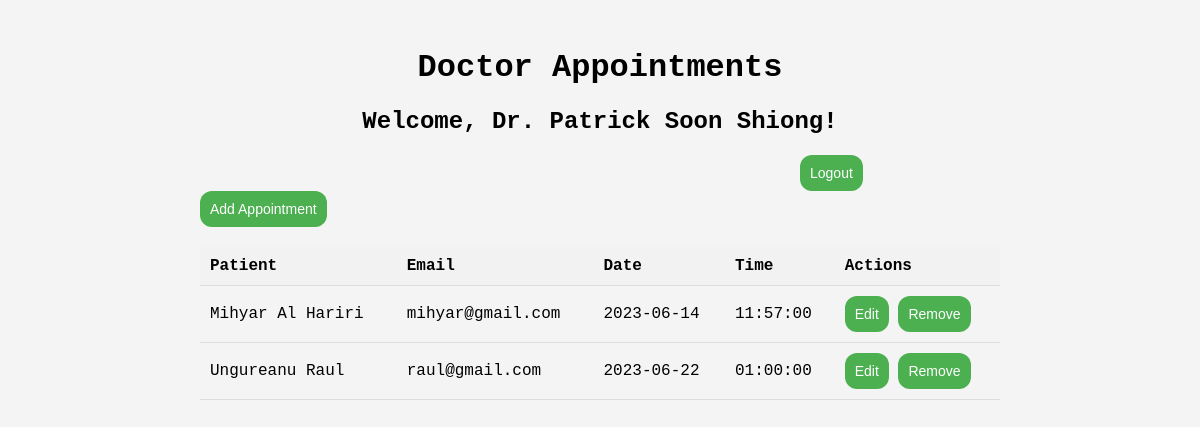
/doctor_appointments.php (signed in), run on the app's committed database.
### tables this page shows
CREATE TABLE `Appointments` (
  `id` int(11) NOT NULL,
  `doctor_name` varchar(255) NOT NULL,
  `patient_name` varchar(255) NOT NULL,
  `email` varchar(255) NOT NULL,
  `date` date NOT NULL,
  `time` time NOT NULL
);

### doctor_appointments.php (the view, shortened to what this page needs)
<?php
$doctorId = $_SESSION["user"]["id"];
$hostName = "localhost";
$dbUser = "root";
$dbPassword = "";
$dbName = "WDFP";
$conn = mysqli_connect($hostName, $dbUser, $dbPassword, $dbName);
function fetchAppointments($conn, $doctorId) {
    $appointments = array();
    $sql = "SELECT * FROM appointments WHERE doctor_name = '$doctorId'";
    $result = mysqli_query($conn, $sql);
    if ($result) {
        while ($row = mysqli_fetch_assoc($result)) {
            $appointments[] = $row;
        }
    } else {
        die("Error executing query: " . mysqli_error($conn));
    }
    return $appointments;
}
$appointments = fetchAppointments($conn, $doctorId);
?>
<!DOCTYPE html>
<html>
<head>
</head>
<body>
<div class="container">
    <h1>Doctor Appointments</h1>
    <h2>Welcome, <?php echo $_SESSION["user"]["full_name"]; ?>!</h2>
    <form method="POST" action="logout.php">
            <input id="logout" type="submit" value="Logout">
        </form>
    <div class="dropdown">
        <button class="dropbtn">Add Appointment</button>
    </div>
    <table>
        <tr>
            <th>Patient</th>
            <th>Email</th>
            <th>Date</th>
            <th>Time</th>
            <th>Actions</th>
        </tr>
        <?php foreach ($appointments as $appointment) { ?>
            <tr>
                <td><?php echo $appointment["patient_name"]; ?></td>
                <td><?php echo $appointment["email"]; ?></td>
                <td><?php echo $appointment["date"]; ?></td>
                <td><?php echo $appointment["time"]; ?></td>
                <td>
                    <form method="POST" action="<?php echo htmlspecialchars($_SERVER["PHP_SELF"]); ?>">
                        <div class="dropdown">
                            <button class="editBtn">Edit</button>
                        </div>
                        <input type="submit" class = "dropbtn" name="removeAppointment" value="Remove">
                    </form>
                </td>
            </tr>
        <?php } ?>
    </table>
</div>
</body>
</html>

### doctor_appointments.php (style rules this page uses)
body { font-family: Monospace,Arial, sans-serif; background-color: #f4f4f4; }
.container { max-width: 800px; margin: 0 auto; padding: 20px; }
h1, h2 { text-align: center; }
#logout { position: relative; display: inline-block; background-color: #4CAF50; color: white; padding: 10px; font-size: 14px; border: none; cursor: pointer; border-radius: 12px; margin-left: 75%; }
table { width: 100%; border-collapse: collapse; margin-top: 20px; }
th, td { padding: 10px; text-align: left; border-bottom: 1px solid #ddd; }
th { background-color: #f2f2f2; }
.dropdown { position: relative; display: inline-block; }
.dropbtn { background-color: #4CAF50; color: white; padding: 10px; font-size: 14px; border: none; cursor: pointer; border-radius: 12px; }
.editBtn { background-color: #4CAF50; color: white; border: none; padding: 10px; cursor: pointer; font-size: 14px; border-radius: 12px; }

### data on the page
appointments: patient_name "Mihyar Al Hariri", email "mihyar@gmail.com", date "2023-06-14", time "11:57:00"
appointments: patient_name "Ungureanu Raul", email "raul@gmail.com", date "2023-06-22", time "01:00:00"

### other printed values
$_SESSION["user"]["full_name"] "Dr. Patrick Soon Shiong"
